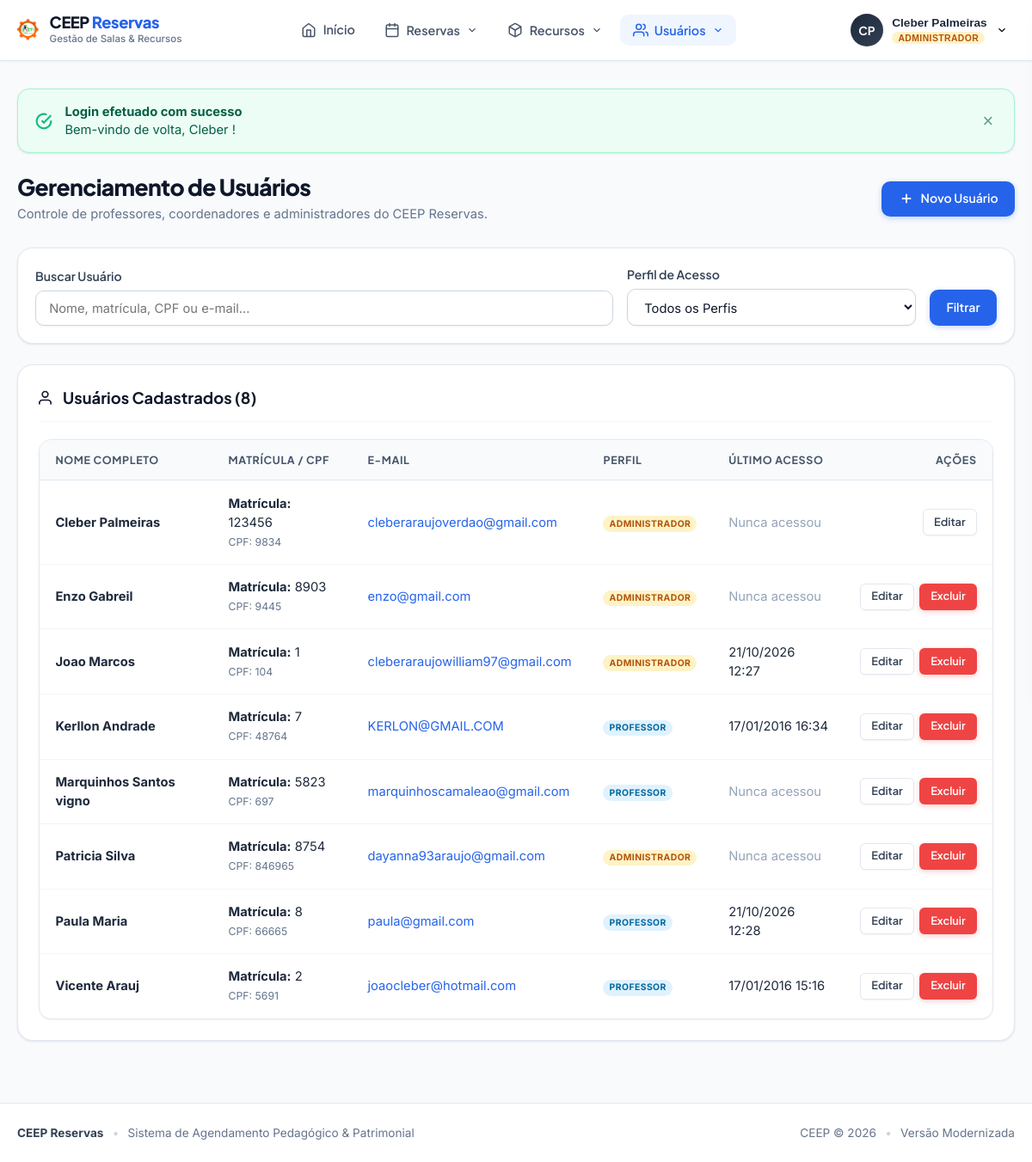
Before: /view-paginated.php (signed in) with the older database file.
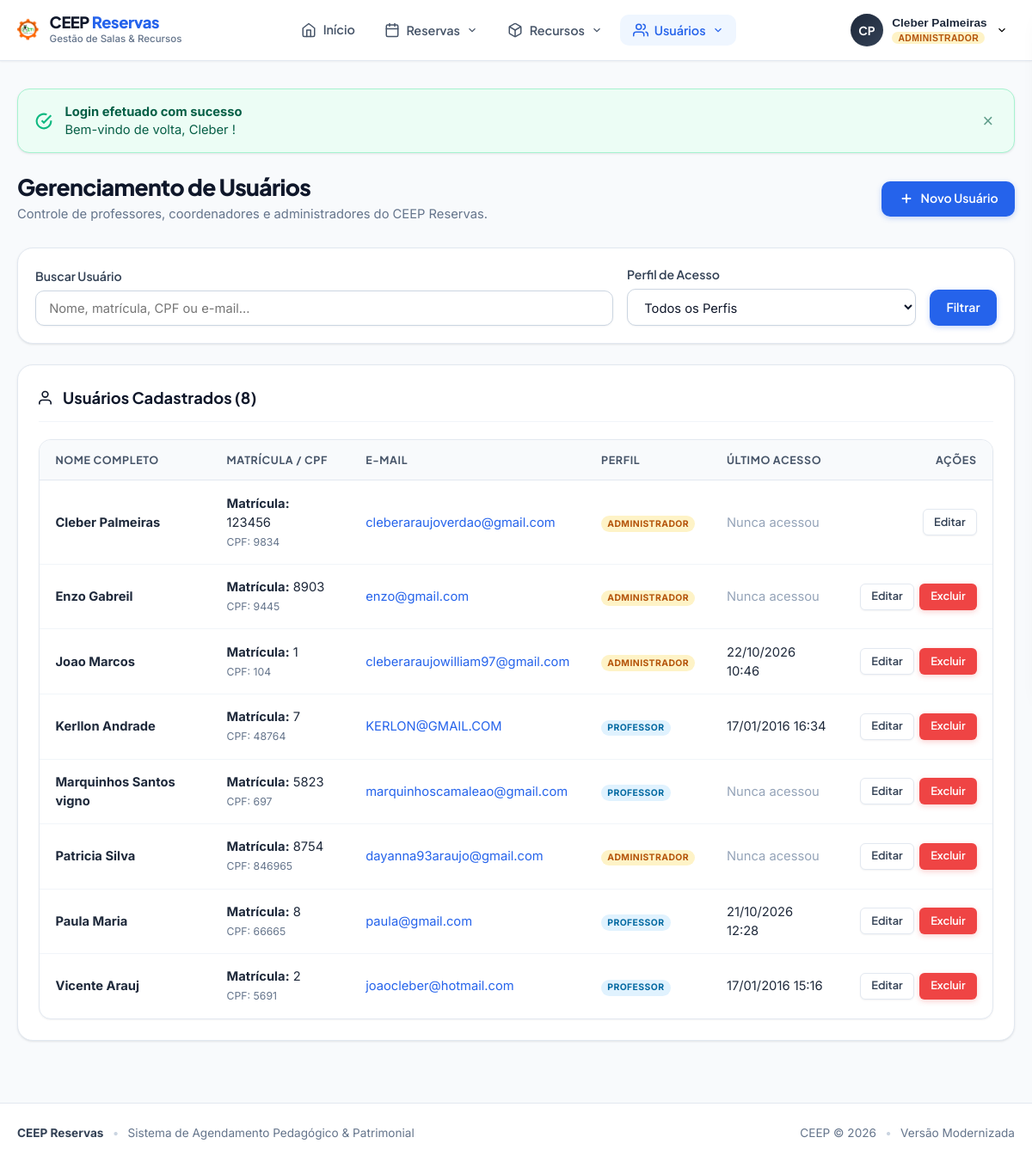
After: the same page with the newer database file.
### tables this page shows
CREATE TABLE usuarios (
    usuario_id INTEGER PRIMARY KEY AUTOINCREMENT,
    nome TEXT NOT NULL DEFAULT '',
    sobrenome TEXT DEFAULT '',
    cpf TEXT NOT NULL DEFAULT '',
    matricula INTEGER NOT NULL,
    email TEXT NOT NULL DEFAULT '',
    tipo TEXT NOT NULL DEFAULT '',
    senha TEXT NOT NULL DEFAULT '',
    nivel_usuario TEXT NOT NULL DEFAULT '0',
    data_cadastro TEXT NOT NULL DEFAULT '0000-00-00 00:00:00',
    data_ultimo_login TEXT NOT NULL DEFAULT '0000-00-00 00:00:00',
    ativado TEXT NOT NULL DEFAULT '0'
);

### view-paginated.php (the view, shortened to what the changed rows need)
<?php
require_once __DIR__ . '/core/bootstrap.php';
$params = [];
$whereClauses = [];
$whereSql = !empty($whereClauses) ? "WHERE " . implode(" AND ", $whereClauses) : "";
try {
    $usuarios = DB::fetchAll(
        "SELECT * FROM usuarios {$whereSql} ORDER BY nome ASC",
        $params
    );
} catch (Throwable $t) {
    error_log('Erro ao listar usuários: ' . $t->getMessage());
    $usuarios = [];
}
?>
<div class="page-header animate-slide-in">
    <div>
        <h1 class="page-title">Gerenciamento de Usuários</h1>
    </div>
</div>
<div class="card animate-slide-in">
    <div class="card-header">
        <h2 class="card-title">
            <svg width="20" height="20" viewBox="0 0 24 24" fill="none" stroke="currentColor" stroke-width="2"><path d="M17 21v-2a4 4 0 0 0-4-4H5a4 4 0 0 0-4 4v2"></path><circle cx="9" cy="7" r="4"></circle></svg>
            <span>Usuários Cadastrados (<?= count($usuarios) ?>)</span>
        </h2>
    </div>
    <?php if (empty($usuarios)): ?>
        <div class="empty-state">
            <div class="empty-state-icon">
                <svg width="32" height="32" viewBox="0 0 24 24" fill="none" stroke="currentColor" stroke-width="2"><path d="M17 21v-2a4 4 0 0 0-4-4H5a4 4 0 0 0-4 4v2"></path><circle cx="9" cy="7" r="4"></circle></svg>
            </div>
            <h3 class="empty-state-title">Nenhum usuário encontrado</h3>
            <p class="empty-state-desc">Tente alterar os termos da pesquisa ou cadastre um novo usuário no sistema.</p>
            <a href="formulario_cadastro.php" class="btn btn-primary">Adicionar Usuário</a>
        </div>
    <?php else: ?>
        <div class="table-responsive">
            <table class="ceep-table">
                <thead>
                    <tr>
                        <th>Nome Completo</th>
                        <th>Matrícula / CPF</th>
                        <th>E-mail</th>
                        <th>Perfil</th>
                        <th>Último Acesso</th>
                        <th style="text-align: right;">Ações</th>
                    </tr>
                </thead>
                <tbody>
                    <?php foreach ($usuarios as $u):
                        $isAdminUser = ($u['tipo'] === 'a');
                    ?>
                    <tr>
                        <td>
                            <strong><?= e(trim($u['nome'] . ' ' . ($u['sobrenome'] ?? ''))) ?></strong>
                        </td>
                        <td>
                            <div><strong>Matrícula:</strong> <?= e($u['matricula']) ?></div>
                            <small style="color: var(--slate-500);">CPF: <?= e($u['cpf']) ?></small>
                        </td>
                        <td>
                            <a href="mailto:<?= e($u['email']) ?>" style="color: var(--primary); text-decoration: none;">
                                <?= e($u['email']) ?>
                            </a>
                        </td>
                        <td>
                            <span class="user-role-badge <?= $isAdminUser ? 'badge-admin' : 'badge-prof' ?>">
                                <?= $isAdminUser ? 'Administrador' : 'Professor' ?>
                            </span>
                        </td>
                        <td>
                            <?php if (!empty($u['data_ultimo_login']) && $u['data_ultimo_login'] !== '0000-00-00 00:00:00'): ?>
                                <?= date('d/m/Y H:i', strtotime($u['data_ultimo_login'])) ?>
                            <?php else: ?>
                                <span style="color: var(--slate-400);">Nunca acessou</span>
                            <?php endif; ?>
                        </td>
                        <td style="text-align: right;">
                            <div style="display: inline-flex; gap: 0.4rem;">
                                <a href="editar_usuario.php?id=<?= urlencode($u['usuario_id']) ?>" class="btn btn-secondary btn-sm">
                                    Editar
                                </a>
                                <?php if ($u['usuario_id'] != $_SESSION['usuario_id']): ?>
                                <a
                                    href="delete.php?id=<?= urlencode($u['usuario_id']) ?>&csrf_token=<?= e(csrf_token()) ?>"
                                    class="btn btn-danger btn-sm"
                                    data-confirm="Atenção: excluir este usuário apagará todas as suas reservas cadastradas. Deseja continuar?"
                                >
                                    Excluir
                                </a>
                                <?php endif; ?>
                            </div>
                        </td>
                    </tr>
                    <?php endforeach; ?>
                </tbody>
            </table>
        </div>
    <?php endif; ?>
</div>

Changed rows visible on the page:
changed usuarios "Joao Marcos": data_ultimo_login "21/10/2026 12:27" → "22/10/2026 10:46"
